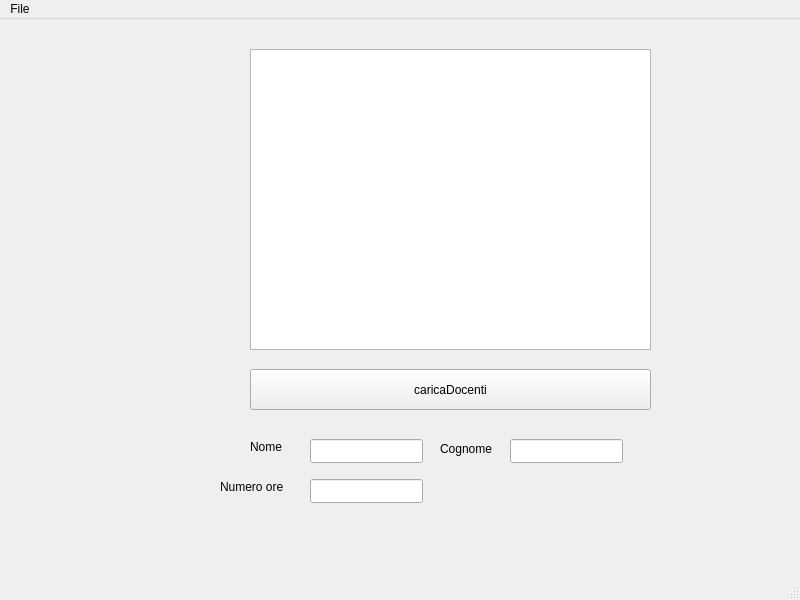
<?xml version="1.0" encoding="UTF-8"?>
<ui version="4.0">
 <class>MainWindow</class>
 <widget class="QMainWindow" name="MainWindow">
  <property name="geometry">
   <rect>
    <x>0</x>
    <y>0</y>
    <width>800</width>
    <height>600</height>
   </rect>
  </property>
  <property name="windowTitle">
   <string>MainWindow</string>
  </property>
  <widget class="QWidget" name="centralwidget">
   <widget class="QPushButton" name="caricaDocenti">
    <property name="geometry">
     <rect>
      <x>250</x>
      <y>350</y>
      <width>401</width>
      <height>41</height>
     </rect>
    </property>
    <property name="text">
     <string>caricaDocenti</string>
    </property>
   </widget>
   <widget class="QTableWidget" name="tabella">
    <property name="geometry">
     <rect>
      <x>250</x>
      <y>30</y>
      <width>401</width>
      <height>301</height>
     </rect>
    </property>
   </widget>
   <widget class="QLabel" name="label">
    <property name="geometry">
     <rect>
      <x>250</x>
      <y>420</y>
      <width>49</width>
      <height>16</height>
     </rect>
    </property>
    <property name="text">
     <string>Nome</string>
    </property>
   </widget>
   <widget class="QLineEdit" name="lineEdit">
    <property name="geometry">
     <rect>
      <x>310</x>
      <y>420</y>
      <width>113</width>
      <height>24</height>
     </rect>
    </property>
   </widget>
   <widget class="QLineEdit" name="lineEdit_2">
    <property name="geometry">
     <rect>
      <x>510</x>
      <y>420</y>
      <width>113</width>
      <height>24</height>
     </rect>
    </property>
   </widget>
   <widget class="QLineEdit" name="lineEdit_3">
    <property name="geometry">
     <rect>
      <x>310</x>
      <y>460</y>
      <width>113</width>
      <height>24</height>
     </rect>
    </property>
   </widget>
   <widget class="QLabel" name="label_2">
    <property name="geometry">
     <rect>
      <x>440</x>
      <y>420</y>
      <width>61</width>
      <height>20</height>
     </rect>
    </property>
    <property name="text">
     <string>Cognome</string>
    </property>
   </widget>
   <widget class="QLabel" name="label_3">
    <property name="geometry">
     <rect>
      <x>220</x>
      <y>460</y>
      <width>71</width>
      <height>16</height>
     </rect>
    </property>
    <property name="text">
     <string>Numero ore</string>
    </property>
   </widget>
  </widget>
  <widget class="QMenuBar" name="menubar">
   <property name="geometry">
    <rect>
     <x>0</x>
     <y>0</y>
     <width>800</width>
     <height>21</height>
    </rect>
   </property>
   <widget class="QMenu" name="menuFile">
    <property name="title">
     <string>File</string>
    </property>
    <addaction name="separator"/>
   </widget>
   <addaction name="menuFile"/>
  </widget>
  <widget class="QStatusBar" name="statusbar"/>
 </widget>
 <resources/>
 <connections/>
</ui>
